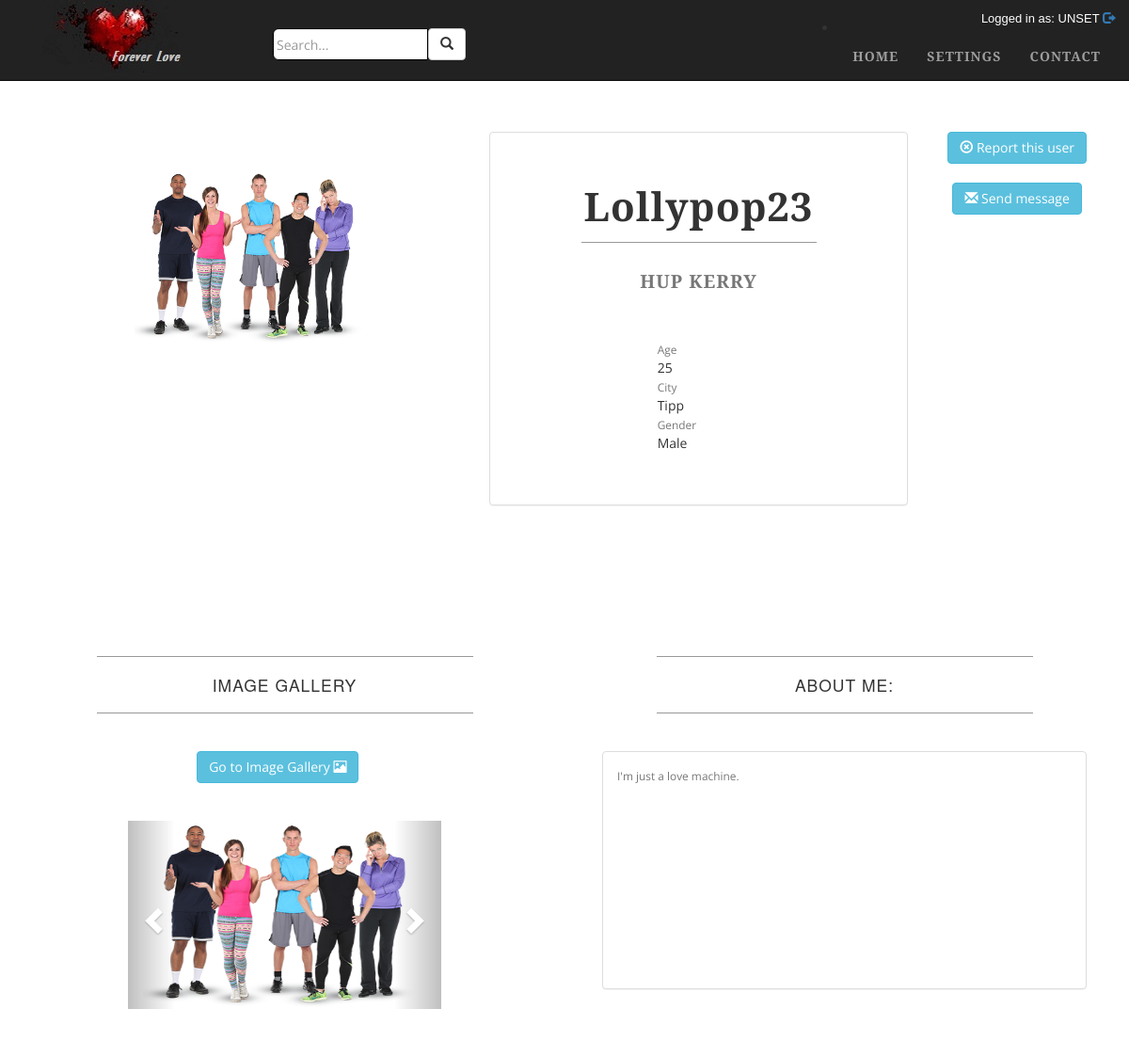
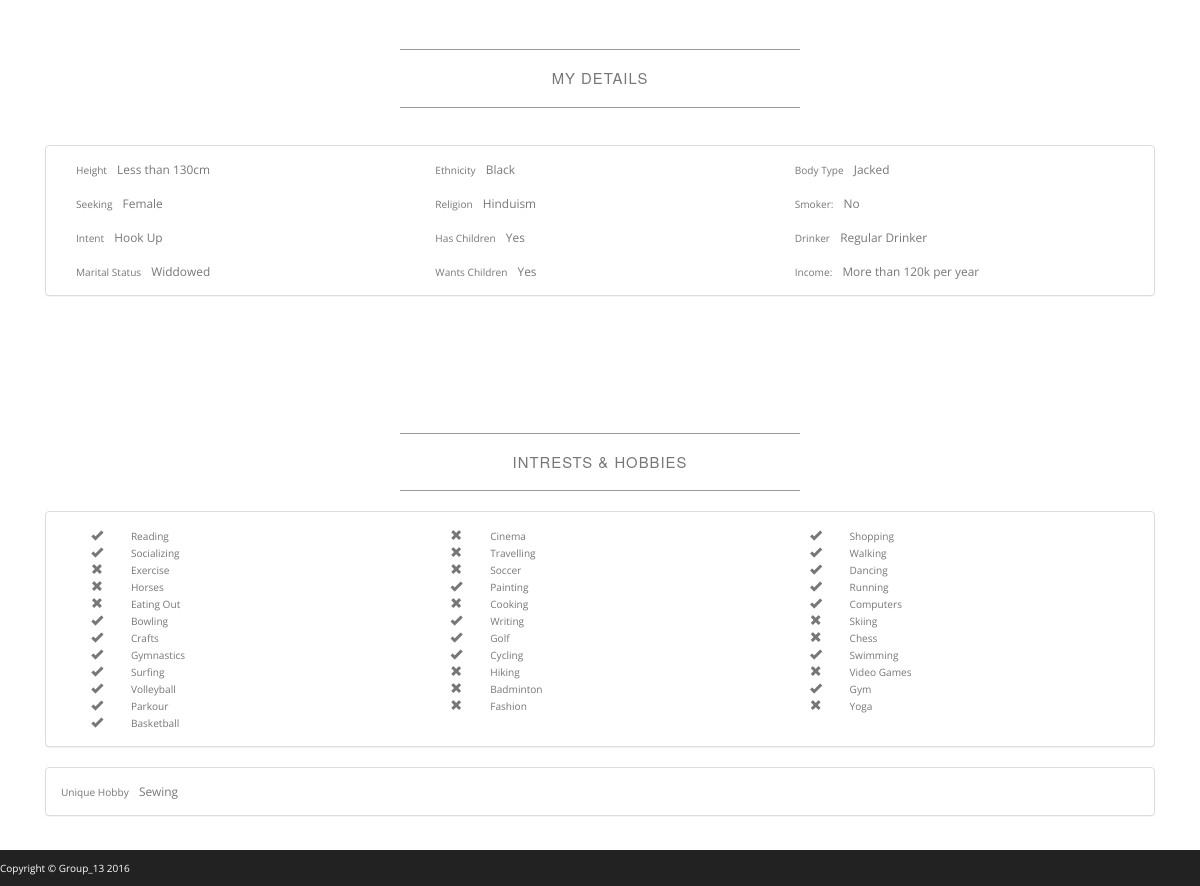
Page /profilePage.php?uid=1 on the committed database (2 pictures, top to bottom).
### tables this page shows
CREATE TABLE IF NOT EXISTS `registration_details` (
  `user_id` int(11) NOT NULL AUTO_INCREMENT,
  `username` varchar(32) NOT NULL,
  `first_name` varchar(32) NOT NULL,
  `last_name` varchar(32) NOT NULL,
  `password` varchar(256) NOT NULL,
  `email` varchar(128) NOT NULL,
  PRIMARY KEY (`user_id`),
  UNIQUE KEY `Username` (`username`,`email`)
);

CREATE TABLE IF NOT EXISTS `preference_details` (
  `user_id` int(11) NOT NULL,
  `tag_line` varchar(256) DEFAULT NULL,
  `city` varchar(64) DEFAULT NULL,
  `gender` int(11) DEFAULT NULL,
  `seeking` int(11) DEFAULT NULL,
  `intent` int(11) DEFAULT NULL,
  `date_of_birth` date DEFAULT NULL,
  `height` int(11) DEFAULT NULL,
  `ethnicity` int(11) DEFAULT NULL,
  `body_type` int(11) DEFAULT NULL,
  `religion` int(11) DEFAULT NULL,
  `marital_status` int(11) DEFAULT NULL,
  `income` int(11) DEFAULT NULL,
  `has_children` int(11) DEFAULT NULL,
  `wants_children` int(11) DEFAULT NULL,
  `smoker` int(11) DEFAULT NULL,
  `drinker` int(11) DEFAULT NULL,
  `about_me` text,
  KEY `User_id` (`user_id`),
  KEY `gender` (`gender`),
  KEY `seeking` (`seeking`),
  KEY `intent` (`intent`),
  KEY `height` (`height`),
  KEY `ethnicity` (`ethnicity`),
  KEY `body_type` (`body_type`),
  KEY `religion` (`religion`),
  KEY `marital_status` (`marital_status`),
  KEY `income` (`income`),
  KEY `has_children` (`has_children`),
  KEY `wants_children` (`wants_children`),
  KEY `smoker` (`smoker`),
  KEY `drinker` (`drinker`)
);

### profilePage.php (the view, shortened to what the rows shown need)
<!DOCTYPE html>
<html>
<head>
    <link href="css/bootstrap.min.css" rel="stylesheet">
    <link href="css/custom-profile.css" rel="stylesheet">
    <?php
        include($_SERVER['DOCUMENT_ROOT'].'/classes/User.php');
    if(isset($_GET['uid'])){
        $uid = $_GET['uid'];
    }
    else{
        $uid = $_SESSION['user_id'];
        $me=true;
    }
        $user = new User($uid);
        $dbprf = $user->getUserPrefrences();
    function calculateAge($dob){
    $birthDate = explode("-", $dob);
    $age = (date("md", date("U", mktime(0, 0, 0, $birthDate[2], $birthDate[1], $birthDate[0]))) > date("md")
        ? ((date("Y") - $birthDate[0]) - 1)
        : (date("Y") - $birthDate[0]));
    return $age;
    }
    ?>
</head>
<body class="full">
    <?php include("includes/navbar.php"); ?>
    <div class="container">
        <div class="row">
            <div class="box">
                <div class="col-lg-12 text-center">
                    <br><br><br>
                    <div class = "row">
                        <div class="col-md-5 col-sm-6 text-center">
                            <div class = "panel panel-default">
                                <div class = "panel-body">
                                    <br><br>
                                    <h1 class="user-name"><?php echo ($user->getUsername());?></h1>
                                    <hr class="tagline-divider">
                                    <h2>
                                        <small>
                                            <strong><?php echo ($dbprf['tag_line'])?></strong>
                                        </small>
                                    </h2>
                                    <br><br>
                                    <div class = "row">
                                        <div class="col-md-4"></div>
                                        <div class="col-md-4">
                                            <div class="col-md-4">
                                                <small class="text-muted">Age&emsp;</small><?php echo calculateAge($dbprf['date_of_birth']); ?>
                                            </div>
                                            <br><br>
                                            <div class="col-md-4">
                                                <small class="text-muted">City&emsp;</small><?php echo $dbprf['city'];?>
                                            </div>
                                            <br><br>
                                            <div class="col-md-4">
                                                <small class="text-muted">Gender&emsp;</small><?php echo $dbprf['gender'];?>
                                            </div>
                                            <br><br>
                                        </div>
                                        <div class="col-md-4"></div>
                                    </div>
                                </div>
                            </div>
                        </div>
                    </div>
                    <br><br>
                </div>
            </div>
        </div>
        <div class = "row">
            <div class="col-md-6">
                <div class="row">
                    <div class="boxLeft box">
                        <div class="col-lg-12">
                            <h2 class="intro-text text-center">Image Gallery</h2>
                            <br>
                        </div>
                    </div>
                </div>
            </div>
            <div class="col-md-6">
                <div class="row">
                    <div class="boxRight box">
                        <div class="col-lg-12">
                            <h2 class="intro-text text-center">About Me:</h2>
                            <br>
                            <div class = "panel panel-default panel-stretch">
                                <div class = "panel-body">
                                    <small class="text-muted"><?php echo ($dbprf['about_me'])  ?>
                                </div>
                            </div>
                        </div>
                    </div>
                </div>
            </div>
        </div>
        <div class="row">
            <div class="box">
                <div class="col-lg-12">
                    <h2 class="intro-text text-center">My Details</h2>
                    <br>
                </div>
            </div>
        </div>
        <div class="row">
            <div class="box">
                <div class="col-lg-12">
                    <h2 class="intro-text text-center">Intrests & Hobbies</h2>
                </div>
            </div>
        </div>
    </div>
</body>
</html>

### rows in the picture
registration_details: username "Lollypop23"
preference_details: tag_line "HUP KERRY", date_of_birth "25", city "Tipp", about_me "I'm just a love machine."

### other values in the picture
$log "UNSET"
$dbprf['gender'] "Male"
str_replace('_', ' ', $name) "Height Ethnicity Body Type Seeking Religion Intent Has Children Drinker Marital Status Wants Children"
getFieldData($name, $dbhob) "Less than 130cm Black Jacked Female Hinduism Hook Up Yes Regular Drinker Widdowed Yes"
$dbprf['income'] "More than 120k per year"
str_replace('_', ' ', $name) "Reading"
str_replace('_', ' ', $name) "Cinema"
str_replace('_', ' ', $name) "Shopping"
str_replace('_', ' ', $name) "Socializing"
str_replace('_', ' ', $name) "Travelling"
str_replace('_', ' ', $name) "Walking"
str_replace('_', ' ', $name) "Exercise"
str_replace('_', ' ', $name) "Soccer"
str_replace('_', ' ', $name) "Dancing"
str_replace('_', ' ', $name) "Horses"
